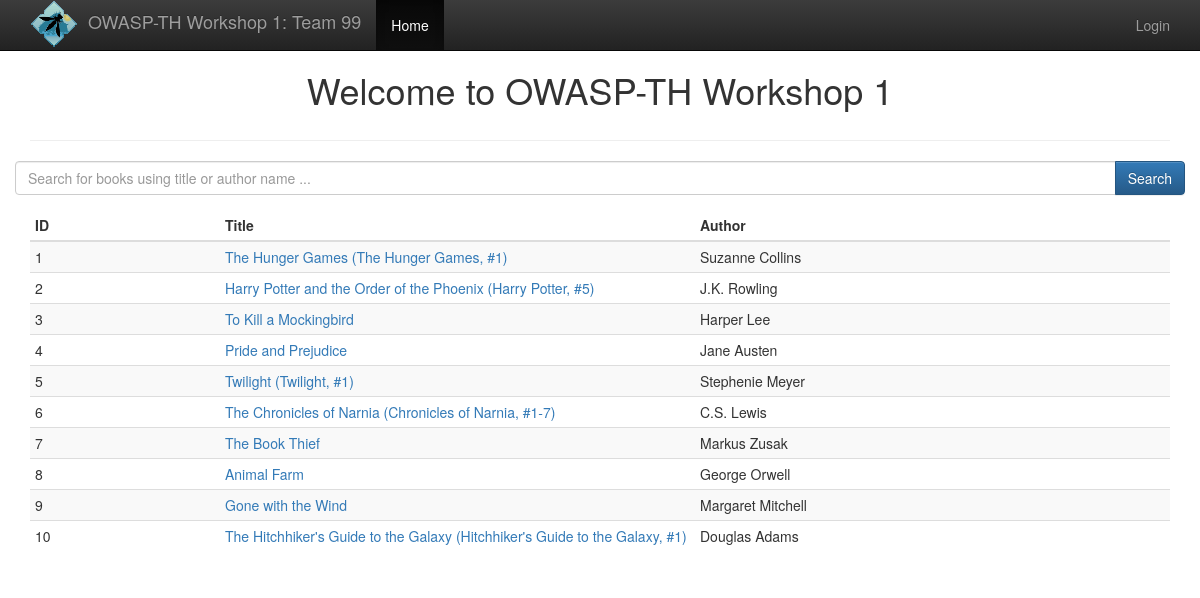
The page / on the database its author committed.
### tables this page shows
CREATE TABLE books (
    id INTEGER(11) NOT NULL AUTO_INCREMENT PRIMARY KEY,
    title VARCHAR(256) NOT NULL,
    author VARCHAR(256) NOT NULL
);

### src/config.php (called while the page is built, shortened)
<?php
$team = 'Team 99';

### src/index.php (the view, shortened to what this page needs)
<?php
require('config.php');
if(empty($_COOKIE['username'])){
    $username = 'anonymous';
}else {
    $username = $_COOKIE['username'];
}
if ($username == 'anonymous'){
    $loggedin = false;
}else{
    $loggedin = true;
}
if(empty($_GET['query'])){
    $sql = 'select * from books limit 10';
}else{
    $query = '%'.$_GET['query'].'%';
    $sql = "select * from books where title like '$query' limit 10";
}
$books = array();
$result = mysql_query($sql);
if($result){
    while($row = mysql_fetch_array($result)){
        array_push($books, $row);
    }
}else{
    echo mysql_error($db);
}
?>
<!doctype html>
<html>
<head>
  <link rel="stylesheet" href="public/css/bootstrap.min.css">
  <link rel="stylesheet" href="public/css/bootstrap-theme.min.css">
  <link rel="stylesheet" href="public/style.css">
  <link rel="stylesheet" href="public/style.css">
</head>
<body>
  <nav class="navbar navbar-inverse navbar-fixed-top">
    <div class="container">
      <div class="navbar-header">
        <a class="navbar-brand" href="#">
            <img src="public/img/logo_sm.png" alt="OWASP Thailand Logo"/>
            OWASP-TH Workshop 1: <?php echo $team; ?>
        </a>
      </div>
      <div id="navbar" class="collapse navbar-collapse">
        <ul class="nav navbar-nav">
          <li class="active"><a href="#">Home</a></li>
        </ul>
        <ul class="nav navbar-nav navbar-right">
          <?php if($loggedin): ?>
            <li><a href="#" class="username"><?php echo $username; ?></a></li>
            <li><a href="logout.php">Logout</a></li>
          <?php else: ?>
            <li><a href="login.php">Login</a></li>
          <?php endif; ?>
        </ul>
      </div>
    </div>
  </nav>
  <div class="container">
    <div id="header" class="row">
      <div class="col-md-12 center">
        <h1>Welcome to OWASP-TH Workshop 1</h1>
      </div>
    </div>
    <hr/>
    <div id="search-form" class="row">
      <div class="col-md-12">
        <form class="form-horizontal" method="GET" action="">
          <div class="form-group">
            <div class="input-group">
              <input id="query" name="query" type="text" class="form-control" placeholder="Search for books using title or author name ...">
              <span class="input-group-btn">
                <button class="btn btn-primary" type="submit">Search</button>
              </span>
            </div>
          </div>
        </form>
      </div>
    </div>
    <div id="search-result" class="row">
      <div class="col-md-12">
        <?php if(!empty($books)):  ?>
          <table class="table table-condensed table-hover table-striped">
            <thead>
              <tr>
                <th class="col-md-2">ID</th>
                <th class="col-md-5">Title</th>
                <th class="col-md-5">Author</th>
              </tr>
            </thead>
            <tbody>
              <?php foreach($books as $book):    ?>
                <tr>
                  <td><?php echo $book[0]; ?></td>
                  <td>
                      <a href="item.php?id=<?php echo $book[0];?>">
                      <?php echo $book[1]; ?>
                      </a>
                  </td>
                  <td><?php echo $book[2];?></td>
                </tr>
              <?php endforeach; ?>
            </tbody>
          </table>
        <?php endif; ?>
      </div>
    </div>
  </div>
</body>
</html>

### src/public/style.css (style rules this page uses)
body { padding-top: 50px; }
.center { text-align:center; }
.navbar-brand { padding: 0px 15px; }
.navbar-brand>img { display:inline-block; margin-right: 5px; }

### rows shown on the page
books: id "1", title "The Hunger Games (The Hunger Games, #1)", author "Suzanne Collins"
books: id "2", title "Harry Potter and the Order of the Phoenix (Harry Potter, #5)", author "J.K. Rowling"
books: id "3", title "To Kill a Mockingbird", author "Harper Lee"
books: id "4", title "Pride and Prejudice", author "Jane Austen"
books: id "5", title "Twilight (Twilight, #1)", author "Stephenie Meyer"
books: id "6", title "The Chronicles of Narnia (Chronicles of Narnia, #1-7)", author "C.S. Lewis"
books: id "7", title "The Book Thief", author "Markus Zusak"
books: id "8", title "Animal Farm", author "George Orwell"
books: id "9", title "Gone with the Wind", author "Margaret Mitchell"
books: id "10", title "The Hitchhiker's Guide to the Galaxy (Hitchhiker's Guide to the Galaxy, #1)", author "Douglas Adams"

### other values the page prints
$team "Team 99"
